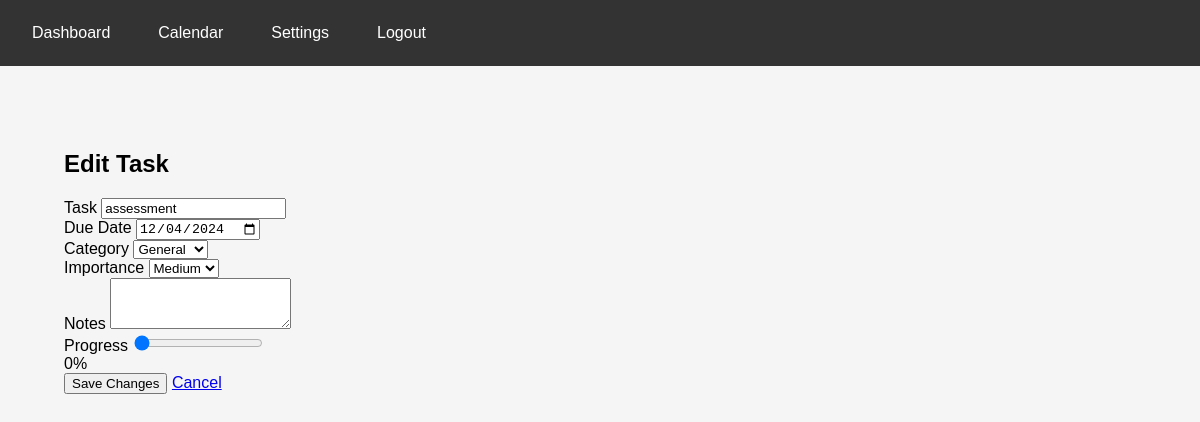
Screenshot of /edit_task/2 (signed in) with the database file from the repository.
### tables this page shows
CREATE TABLE todos (
                id INTEGER PRIMARY KEY AUTOINCREMENT,
                user_id INTEGER NOT NULL,
                task TEXT NOT NULL,
                due_date TEXT NOT NULL,
                done BOOLEAN NOT NULL DEFAULT 0, category_id INTEGER 
            REFERENCES categories(id), category TEXT DEFAULT 'General', notes TEXT DEFAULT '', custom_color TEXT DEFAULT NULL, importance TEXT DEFAULT 'medium', progress INTEGER DEFAULT 0,
                FOREIGN KEY (user_id) REFERENCES users (id)
            );

### app.py (the view, shortened to what this page needs)
@app.route("/edit_task/<int:task_id>", methods=["GET", "POST"])
def edit_task(task_id):
    if 'user_id' not in session:
        flash("Please login first!", "error")
        return redirect(url_for("login"))
    conn = sqlite3.connect(DB_PATH)
    cursor = conn.cursor()
    cursor.execute("""
        SELECT task, due_date, category, notes, importance, progress
        FROM todos
        WHERE id = ? AND user_id = ?
    """, (task_id, session['user_id']))
    task = cursor.fetchone()
    conn.close()
    if task is None:
        flash("Task not found!", "error")
        return redirect(url_for("dashboard"))
    task_data = {
        "id": task_id,
        "task": task[0],
        "due_date": task[1],
        "category": task[2],
        "notes": task[3],
        "importance": task[4],
        "progress": task[5]
    }
    return render_template("edit_task.html", task=task_data)

### templates/edit_task.html (shortened to what this page needs)
{% extends "base.html" %}
{% block content %}
<div class="container mt-5">
    <h2>Edit Task</h2>
    <form method="POST" class="needs-validation" novalidate>
        <div class="mb-3">
            <label for="todo_task" class="form-label">Task</label>
            <input type="text" class="form-control" id="todo_task" name="todo_task" value="{{ task.task }}" required>
        </div>
        <div class="mb-3">
            <label for="due_date" class="form-label">Due Date</label>
            <input type="date" class="form-control" id="due_date" name="due_date" value="{{ task.due_date }}" required>
        </div>
        <div class="mb-3">
            <label for="category" class="form-label">Category</label>
            <select class="form-select" id="category" name="category" required>
                <option value="General" {% if task.category == 'General' %}selected{% endif %}>General</option>
            </select>
        </div>
        <div class="mb-3">
            <label for="importance" class="form-label">Importance</label>
            <select class="form-select" id="importance" name="importance" required>
                <option value="medium" {% if task.importance == 'medium' %}selected{% endif %}>Medium</option>
            </select>
        </div>
        <div class="mb-3">
            <label for="notes" class="form-label">Notes</label>
            <textarea class="form-control" id="notes" name="notes" rows="3">{{ task.notes }}</textarea>
        </div>
        <div class="mb-3">
            <label for="progress" class="form-label">Progress</label>
            <input type="range" class="form-range" id="progress" name="progress" min="0" max="100" value="{{ task.progress }}">
            <div class="text-center" id="progressValue">{{ task.progress }}%</div>
        </div>
        <button type="submit" class="btn btn-primary">Save Changes</button>
        <a href="{{ url_for('dashboard') }}" class="btn btn-secondary">Cancel</a>
    </form>
</div>
{% endblock %}

### templates/base.html (style rules this page uses)
body { margin: 0; padding: 0; font-family: Arial, sans-serif; background-color: #f5f5f5; }
.container { max-width: 1200px; margin: 0 auto; padding: 2rem; }

### rows the page displays
todos: todo_task "assessment", due_date "12/04/2024", category "General", importance "Medium", progress "0"
